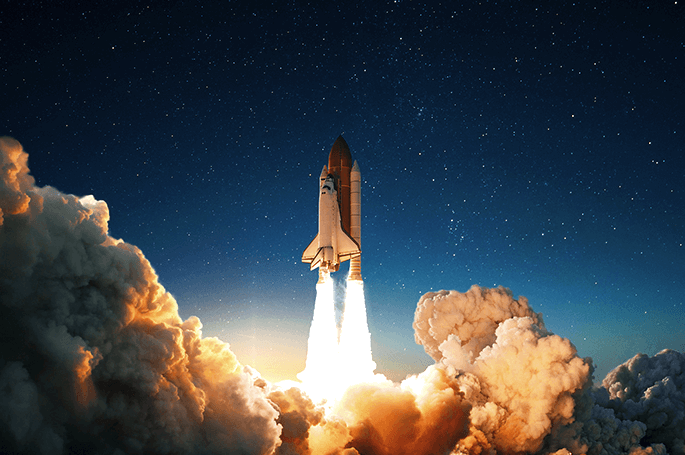
#> input picture UC_Desenvolvimento_Web/Nasa/img/espacial.png, 685 x 455 px, given in place of gato.jpg, which was not available
$ python open_cv.py ../../UC_Desenvolvimento_Web/Nasa/img/espacial.png
#> lines starting #> are read from the running program, lines starting #| are printed output that depends on the picture
import cv2, os, sys
import numpy as np
import matplotlib.pyplot as plt

def base_path():
    return os.path.dirname(os.path.abspath(sys.argv[0]))

img = cv2.imread(f"{base_path()}/gato.jpg", cv2.IMREAD_GRAYSCALE)
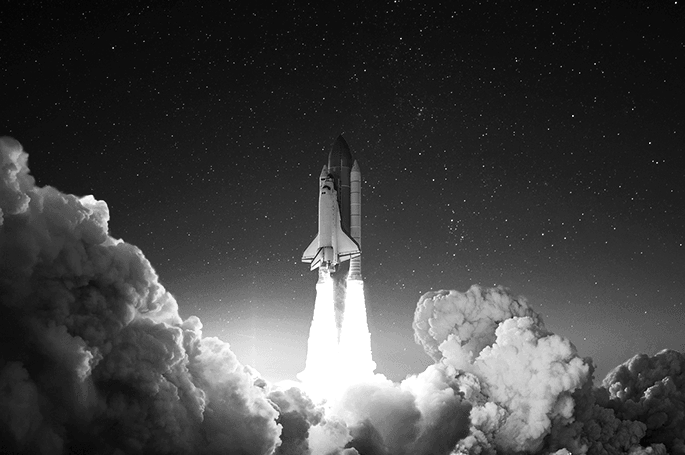
#> img: shape (455, 685); min 5, max 255, mean 66.9

cv2.imshow("image", img)
# rgb_img = cv2.cvtColor(img, cv2.COLOR_BGR2RGB)
# plt.imshow(rgb_img)

cv2.waitKey(0)
cv2.destroyAllWindows()
# plt.waitforbuttonpress()
# plt.close('all')

$ run again, on UC_Desenvolvimento_Web/Nasa/img/marte.png
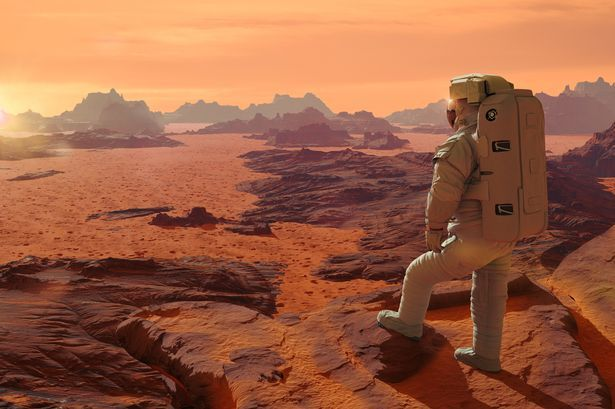
#> input picture UC_Desenvolvimento_Web/Nasa/img/marte.png, 615 x 409 px, given in place of gato.jpg, which was not available
#> `img = cv2.imread(f"{base_path()}/gato.jpg", cv2.IMREAD_GRAYSCALE)`:
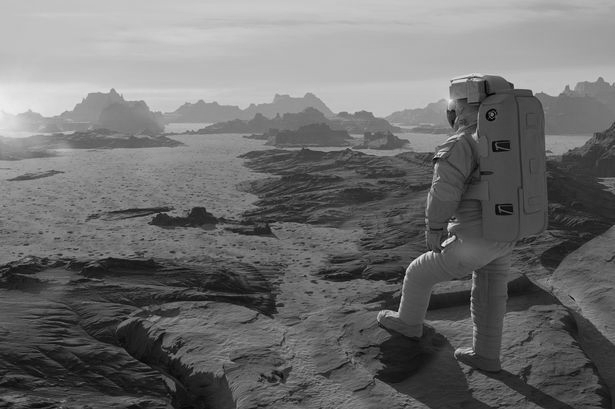
#> img: shape (409, 615); min 3, max 236, mean 110.5
